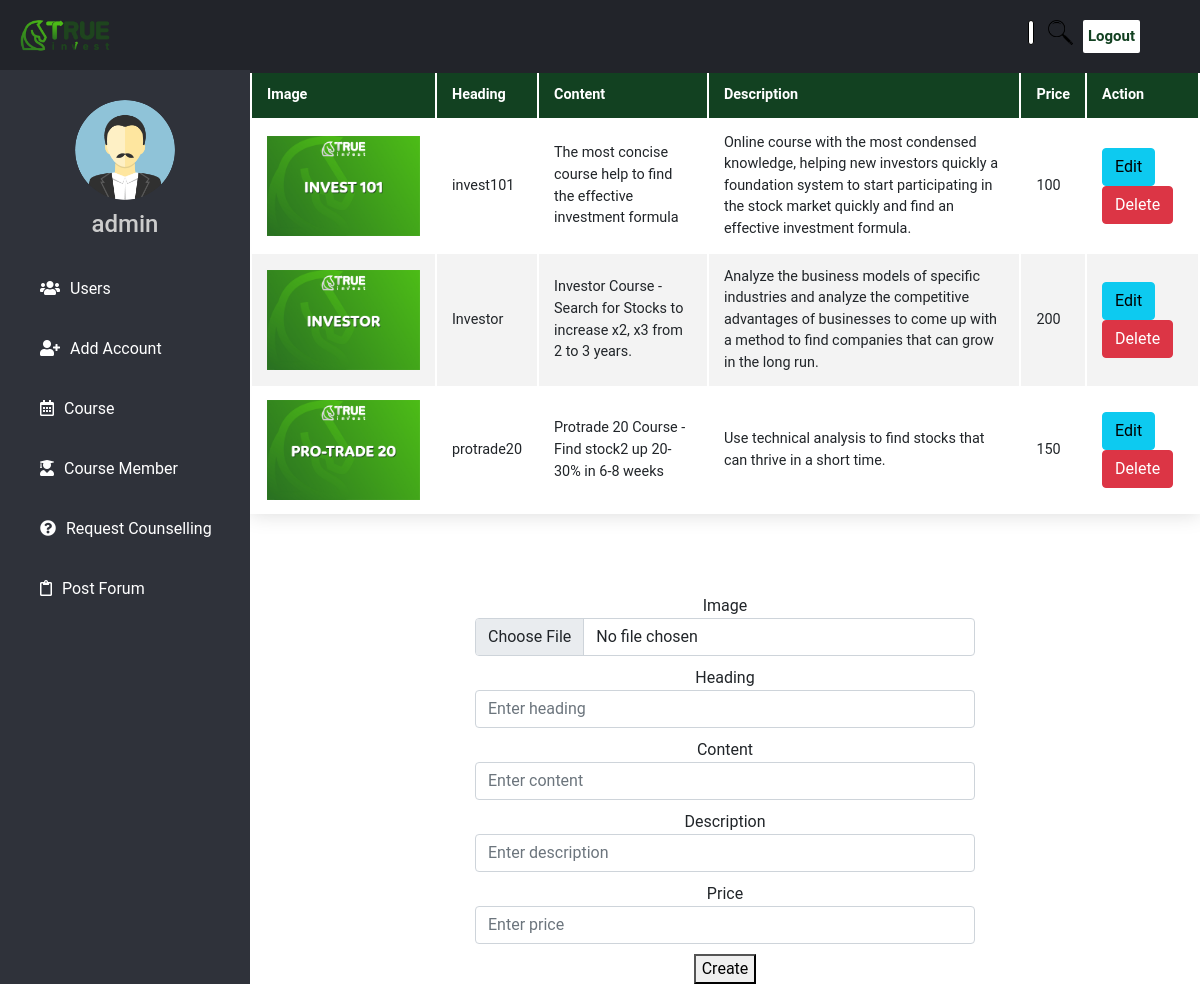
The page /admin-course.php (signed in) on the database its author committed.
### tables this page shows
CREATE TABLE `course` (
  `c_id` int(11) NOT NULL,
  `Image` mediumtext NOT NULL,
  `Heading` text NOT NULL,
  `Content` text NOT NULL,
  `Description` text NOT NULL,
  `Price` int(11) NOT NULL
);

### web/function-course.php (called while the page is built, shortened)
<?php
    $update = false;
    $Image = '';
    $Heading = '';
    $Content = '';
    $Description = '';
    $Price = '';
?>

### web/admin-course.php (the view, shortened to what this page needs)
<!DOCTYPE html>
<html lang="en" dir="ltr">
    <head>
        <link rel="stylesheet" href="https://cdnjs.cloudflare.com/ajax/libs/font-awesome/5.15.3/css/all.min.css">
        <link rel="stylesheet" href="./css/bootstrap.min.css">
        <link rel="stylesheet" href="./css/admin.css">
    </head>
    <body>
        <header>
        <div class="left_area">
            <a href="home.php" class="logo"><img src="images/1548659599290.png"></a>
        </div>
        <div class="right_area">
            <div class="search-box">
                <form method="POST">
                    <input class="sb-text" type="text" name="search" placeholder="Search...">
                    <input class="sb-sbm" type="submit" name="submit">
                </form>
            </div>
            <a href="logout.php" class="logout_btn">Logout</a>
        </div>
        </header>
        <div class="sidebar">
            <center>
                <img src="./images/ava-admin.png" class="profile_image" alt="">
                <h4><?=$_SESSION['UserName']?></h4>
            </center>
            <?php
                if ( $_SESSION['Role'] === 'Admin'){
                ?>
            <a href="admin-user.php#user-data"><i class="fas fa-users"></i><span>Users</span></a>
            <a href="admin-user.php#add-account"><i class="fas fa-user-plus"></i><span>Add Account</span></a>
            <?php } ?>
            <a href="admin-course.php"><i class="far fa-calendar-alt"></i><span>Course</span></a>
            <a href="admin-course-member.php"><i class="fas fa-user-graduate"></i><span>Course Member</span></a>
            <a href="admin-support.php"><i class="fas fa-question-circle"></i><span>Request Counselling</span></a>
            <a href="admin-post-forum.php"><i class="far fa-clipboard"></i><span>Post Forum</span></a>
        </div>
        <?php
        include('connect.php');
        $sql = "SELECT * FROM course ";
        $result = mysqli_query($conn, $sql);
        ?>
        <table id="course-data" class="content-table" style="width: calc(100% - 250px);  margin-left: 250px;">
            <thead>
                <tr>
                    <th>Image</th>
                    <th>Heading</th>
                    <th>Content</th>
                    <th>Description</th>
                    <th>Price</th>
                    <th colspan="2">Action</th>
                </tr>
            </thead>
            <tbody>
                <?php
                    while ($row = $result->fetch_assoc()):
                ?>
                <tr>
                    <td><img height="100px" src="./images/<?php echo $row['Image']; ?>"></td>
                    <td><?php echo $row['Heading']; ?></td>
                    <td><?php echo $row['Content']; ?></td>
                    <td><?php echo $row['Description']; ?></td>
                    <td><?php echo $row['Price']; ?></td>
                    <td>
                        <a href="admin-course.php?edit=<?php echo $row['c_id']; ?>"
                        class="btn btn-info">Edit</a>
                        <a href="function-course.php?delete=<?php echo $row['c_id']; ?>"
                        class="btn btn-danger" onclick="return confirm('Are you sure to delete this Course?')">Delete</a>
                    </td>
                </tr>
                <?php endwhile; ?>
            </tbody>
        </table>
        <div class="create-account" id="add-account">
            <form action="function-course.php" method="POST">
            <?php
            include ('function-course.php');
            ?>
                <div class="form-group">
                <label>Image</label></br>
                <input type="file" name="Image" class="form-control" value="<?php echo $Image; ?>" required>
                </div>
                <div class="form-group">
                <label>Heading</label></br>
                <input type="text" name="Heading" class="form-control" value="<?php echo $Heading; ?>" placeholder="Enter heading" required>
                </div>
                <div class="form-group">
                <label>Content</label></br>
                <input type="text" name="Content" class="form-control" value="<?php echo $Content; ?>" placeholder="Enter content" required>
                </div>
                <div class="form-group">
                <label>Description</label></br>
                <input type="text" name="Description" class="form-control" value="<?php echo $Description; ?>" placeholder="Enter description" required>
                </div>
                <div class="form-group">
                <label>Price</label></br>
                <input type="text" name="Price" class="form-control" value="<?php echo $Price; ?>" placeholder="Enter price" required>
                </div>
                <div class="form-group">
                <?php
                if ($update ==  true):
                ?>
                <button type="submit" name="update">Update</button>
                <?php else: ?>
                <button type="submit" name="save">Create</button>
                <?php endif; ?>
                </div>
            </form>
        </div>
    </body>
</html>

### web/css/admin.css (style rules this page uses)
body { margin: 0; padding: 0; font-family: "Roboto", sans-serif; }
header { position: fixed; background: #22242A; padding: 20px; width: 100%; display: flex; }
.logo { display: block; max-width: 180px; }
.logo img { width: 50%; }
.left_area a { margin: 0; }
.logout_btn { padding: 5px; background: #FFF; text-decoration: none; float: right; margin-right: 40px; border-radius: 2px; font-size: 15px; font-weight: 600; color: #124121; transition: 0.5s; transition-property: background; }
.right_area { display: flex; margin-left: auto; }
.search-box { margin-left: auto; }
.search-box input { height: 25px; border: black solid 1px; outline: 0; }
.search-box .sb-sbm { width: 45px; color: transparent; background: transparent url(../images/icons8-search-50.png) no-repeat center; background-size: contain; border: none; }
.search-box .sb-text { border-radius: 20px; line-height: 25px; width: 0; transition: .5s; }
.sidebar { background: #2F323A; margin-top: 70px; padding-top: 30px; position: fixed; left: 0; width: 250px; height: 100%; }
.sidebar .profile_image { width: 100px; height: 100px; border-radius: 100px; margin-bottom: 10px; }
.sidebar h4 { color: #ccc; margin-top: 0; margin-bottom: 20px; }
.sidebar a { color: #fff; display: block; width: 100%; line-height: 60px; text-decoration: none; padding-left: 40px; box-sizing: border-box; transition: 0.5s; transition-property: background; }
.sidebar i { padding-right: 10px; }
.content-table { border-collapse:unset; padding-top: 70px; font-size: 0.9em; min-width: 400px; box-shadow: 0 0 20px rgba(0, 0, 0, 0.15); }
.content-table thead tr { background-color: #124121; color: #fff; text-align: left; font-weight: bold; }
.content-table th, .content-table td { padding: 12px 15px; }
.content-table tbody tr { border-bottom: 1px solid #ddd; }
.content-table tbody tr:nth-of-type(even) { background-color: #f3f3f3; }
.create-account { margin-left: 250px; width: calc(100%-250px); display: block; text-align: center; padding-top: 70px; }
.create-account .form-group { margin-top: 10px; }
.form-control { display: unset; width: 500px; }

### rows shown on the page
course: Image (picture), Heading "invest101", Content "The most concise course help to find the effective investment formula", Description "Online course with the most condensed knowledge, helping new investors quickly a foundation system to start participating in the stock market quickly and find an effective investment formula.", Price "100"
course: Image (picture), Heading "Investor", Content "Investor Course - Search for Stocks to increase x2, x3 from 2 to 3 years.", Description "Analyze the business models of specific industries and analyze the competitive advantages of businesses to come up with a method to find companies that can grow in the long run.", Price "200"
course: Image (picture), Heading "protrade20", Content "Protrade 20 Course - Find stock2 up 20-30% in 6-8 weeks", Description "Use technical analysis to find stocks that can thrive in a short time.", Price "150"

### other values the page prints
$_SESSION['UserName'] "admin"
